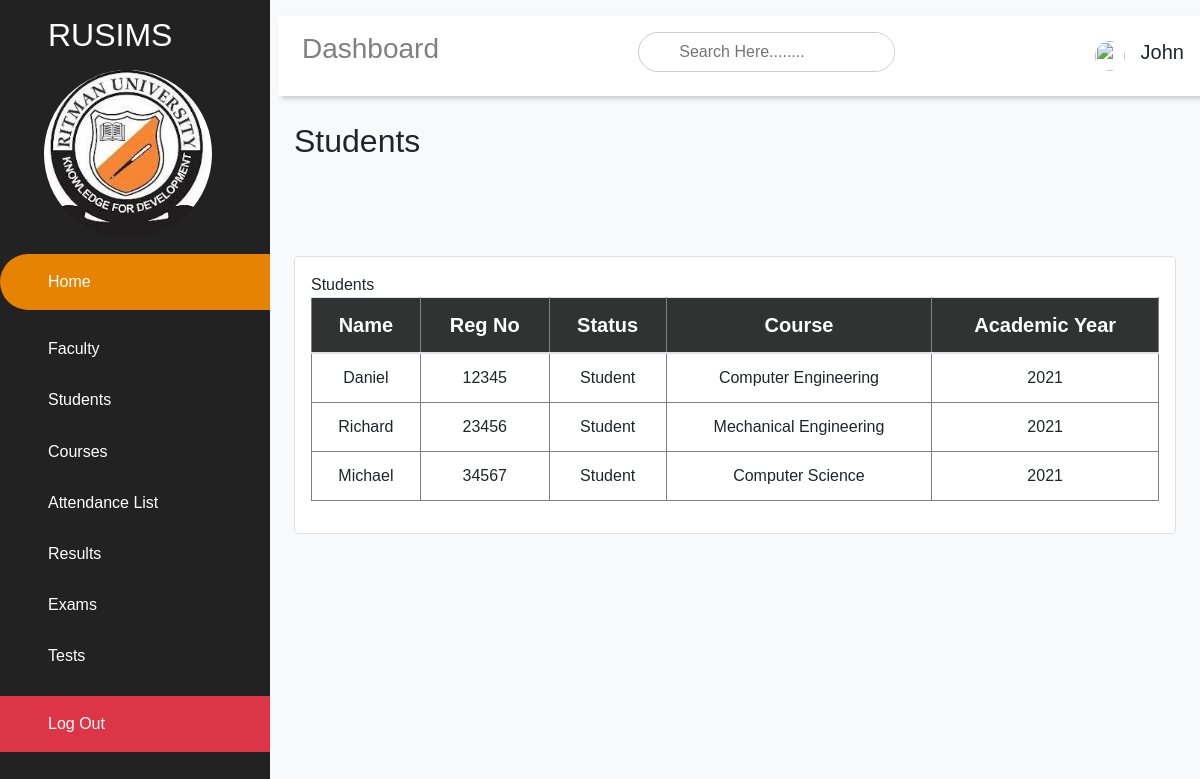
/students/students (signed in), run on the app's committed database.
### tables this page shows
CREATE TABLE `students_profile` (
  `id` int(30) NOT NULL,
  `user_id` int(30) NOT NULL,
  `reg_no` varchar(30) NOT NULL,
  `faculty_id` varchar(30) NOT NULL,
  `department_id` varchar(30) NOT NULL,
  `level` varchar(4) DEFAULT NULL,
  `paid_fees` varchar(30) NOT NULL DEFAULT 'true',
  `paid_hostel_fees` varchar(30) NOT NULL DEFAULT 'false',
  `gpa` varchar(30) NOT NULL,
  `created_at` timestamp NULL DEFAULT CURRENT_TIMESTAMP,
  `updated_at` timestamp NOT NULL DEFAULT CURRENT_TIMESTAMP ON UPDATE CURRENT_TIMESTAMP
);

CREATE TABLE `students` (
  `id` int(30) NOT NULL,
  `user_id` int(30) NOT NULL,
  `regNo` varchar(30) NOT NULL,
  `name` varchar(100) NOT NULL,
  `created_at` timestamp NOT NULL DEFAULT CURRENT_TIMESTAMP,
  `updated_at` timestamp NOT NULL DEFAULT CURRENT_TIMESTAMP ON UPDATE CURRENT_TIMESTAMP
);

CREATE TABLE `departments` (
  `id` int(30) NOT NULL,
  `faculty_id` int(30) NOT NULL,
  `name` varchar(30) NOT NULL,
  `description` varchar(200) NOT NULL,
  `created_at` timestamp NOT NULL DEFAULT CURRENT_TIMESTAMP,
  `updated_at` timestamp NOT NULL DEFAULT CURRENT_TIMESTAMP ON UPDATE CURRENT_TIMESTAMP
);

### app/libraries/Core.php (called while the page is built, shortened)
<?php
class Core
{
    protected $currentMethod = 'index';
    public function __construct()
    {
        $url = $this->geturl();
        if (file_exists('../app/controllers/' . ucwords($url[0]) . '.php')) {
            unset($url[0]);
        }
        $this->currentController = new $this->currentController;
        if (isset($url[1])) {
            if (method_exists($this->currentController, $url[1])) {
                $this->currentMethod=$url[1];
                unset($url[1]);
            }
        }
        $this->params=$url ? array_values($url):[];
         call_user_func_array([$this->currentController,
         $this->currentMethod], $this->params);
    }
    public function geturl()
    {
        if (isset($_GET['url'])) {
            $url = rtrim($_GET['url'], '/');
            $url = filter_var($url, FILTER_SANITIZE_URL);
            $url = explode('/', $url);
            return $url;
        }
    }
}

### public/index.php (called while the page is built, shortened)
<?php
$init  = new Core;
?>

### app/libraries/Database.php (called while the page is built, shortened)
<?php
class Database
{
    private $host = DB_HOST;
    private $user = DB_USER;
    private $pass = DB_PASS;
    private $dbname = DB_NAME;
    private $dbh;
    private $stmt;
    public function __construct()
    {
        $dsn = 'mysql:host=' . $this->host . ';dbname=' . $this->dbname;
        $options = array(
            PDO::ATTR_PERSISTENT => true,
            PDO::ATTR_ERRMODE => PDO::ERRMODE_EXCEPTION
        );
        try {
            $this->dbh = new PDO($dsn, $this->user, $this->pass, $options);
        } catch (PDOException $e) {
            $this->error = $e->getMessage();
            echo $this->error;
        }
    }
    public function query($sql)
    {
        $this->stmt = $this->dbh->prepare($sql);
    }
    public function execute()
    {
        return $this->stmt->execute();
    }
    public function resultSet()
    {
        $this->execute();
        return $this->stmt->fetchAll(PDO::FETCH_OBJ);
    }
}

### app/models/Student.php (called while the page is built, shortened)
<?php
class Student
{
    private $db;
    public function __construct()
    {
        $this->db = new Database;
    }
    public function getAllStudents($limit = null)
    {
        if (is_null($limit)) {
            $this->db->query('SELECT students.user_id, students.name, students.regNo AS reg_no, students_profile.faculty_id, students_profile.department_id, departments.name AS department
            FROM students_profile
            INNER JOIN students
            ON students_profile.user_id=students.user_id
            INNER JOIN departments
            ON departments.id=students_profile.department_id
            ');
            return $this->db->resultSet();
        } else {
        }
    }
}

### app/views/students/students.php (the view, shortened to what this page needs)
<?php require APPROOT . '/views/students/inc/header.php'; ?>
<div class="main-content">
    <?php require APPROOT . '/views/students/inc/dashnav.php'; ?>
    <link rel="stylesheet" href="<?= URLROOT ?>/css/calendar.css">
    <main>
        <h2>Students</h2>
        <div class="mt-5 pt-5">
            <div class="card">
                <div class="card-body">
                    <div class="card-title mb-0">Students</div>
                    <div class="table-responsive">
                        <table class="table text-left">
                            <thead>
                                <tr class="bg-light text-dark">
                                    <th> Name </th>
                                    <th> Reg No </th>
                                    <th> Status </th>
                                    <th> Course</th>
                                    <th> Academic Year</th>
                                </tr>
                            </thead>
                            <tbody>
                                <?php foreach ($data['students'] as $student) : ?>
                                    <tr>
                                        <td><?= $student->name ?></td>
                                        <td><?= $student->reg_no ?></td>
                                        <td>Student</td>
                                        <td><?= $student->department ?></td>
                                        <td><?= date('Y') ?></td>
                                    </tr>
                                <?php endforeach; ?>
                    </div>
                </div>
            </div>
        </div>
    </main>
</div>
<?php require APPROOT . '/views/students/inc/footer.php'; ?>

### app/controllers/Students.php (shortened to what this page needs)
<?php
class Students extends Controller
{
    public function __construct()
    {
        $this->studentModel = $this->model('Student');
    }
    public function students()
    {
        if (isset($_GET['byfaculty']) && $_GET['byfaculty'] == "true") {
            $user = $this->getProfile($_SESSION['user_id']);
            $students = $this->studentModel->getStudentsByFaculty($user->faculty_id);
            $data['students'] = $students;
            $this->view('students/students', $data);
        } else {
            $students = $this->studentModel->getAllStudents();
            $data['students'] = $students;
            $this->view('students/students', $data);
        }
    }
}

### app/libraries/Controller.php (shortened to what this page needs)
<?php
 class Controller{
     public function model($model)
     {
         return new $model();
     }
     public function view($view, $data=[])
     {
         if(file_exists('../app/views/'.$view.'.php')){
             require_once '../app/views/'.$view.'.php';
         }else{
             die('view does not exist');
         }
     }
 }

### app/views/students/inc/header.php (shortened to what this page needs)
<!DOCTYPE html>
<html>
<head>
    <link rel="stylesheet" type="text/css" href="https://maxst.icons8.com/vue-static/landings/line-awesome/1.3.0/css/line-awesome.min.css">
    <link rel="stylesheet" href="https://stackpath.bootstrapcdn.com/bootstrap/4.3.1/css/bootstrap.min.css">
    <link rel="stylesheet" href="https://stackpath.bootstrapcdn.com/font-awesome/4.7.0/css/font-awesome.min.css">
    <link rel="stylesheet" href="<?php echo URLROOT; ?>/css/bootstrap.css">
    <link rel="stylesheet" type="text/css" href="<?= URLROOT ?>/css/dashboard/dashboard.css">
    <link rel="stylesheet" href="<?php echo URLROOT; ?>/css/accordion.css">
</head>
<body class="bg-light">
    <?php require APPROOT . '/views/students/inc/sidebar.php'; ?>

### app/views/students/inc/sidebar.php
<link rel="stylesheet" type="text/css" href="<?= URLROOT ?>/css/dashboard/dashboard.css">
<div class="sidebar pb-5">
	<div class="sidebar-brand">
		<h2><span class="lab la-accusoft"></span><span>RUSIMS</span></h2>
	</div>
	<div class="col-12"><img src="<?= URLROOT; ?>/img/logo/ru_logo.jfif" alt="User Logo" height="100%" width="70%"></div>
	<div class="sidebar-menu pb-5">
		<ul>
			<li class="active">
				<a href="">
					<span class="las la-igloo"></span>
					<span>Home</span></a>
			</li>
			<li>
				<a href="<?= URLROOT ?>students/faculty">
					<span class="las la-users"></span>
					<span>Faculty</span></a>
			</li>
			<li>
				<a href="<?= URLROOT ?>students/students">
					<span class="las la-clipboard-list"></span>
					<span>Students</span></a>
			</li>
			<li>
				<a href="<?= URLROOT ?>students/courses">
					<span class="las la-shipping-bag"></span>
					<span>Courses</span></a>
			</li>
			<li>
				<a href="<?= URLROOT ?>students/attendance">
					<span class="las la-receipt"></span>
					<span>Attendance List</span></a>
			</li>
			<li>
				<a href="<?= URLROOT ?>students/result">
					<span class="las la-user-circle"></span>
					<span>Results</span></a>
			</li>
			<li>
				<a href="<?= URLROOT ?>students/exams">
					<span class="las la-user-circle"></span>
					<span>Exams</span></a>
			</li>
			<li>
				<a href="<?= URLROOT ?>students/tests">
					<span class="las la-user-circle"></span>
					<span>Tests</span></a>
			</li>
			<li class="logout bg-danger pt-3 pb-3">
				<a href="<?= URLROOT  ?>/pages/logout">
					<span class="las la-clipboard-list"></span>
					<span>Log Out</span>
				</a>
			</li>
		</ul>
	</div>
</div>

### app/views/students/inc/dashnav.php (shortened to what this page needs)
<header class="mt-3 ml-2 mr-5">
			<h3 class="text-gray">
				Dashboard
			</h3>
			<div class="search-wrapper">
				<input type="search" placeholder="Search Here........">
			</div>
			<div class="user-wrapper">
				<img src="<?= URLROOT; ?>/img/profile.png.2018-04-24.1524590440.png" width="30px" height="30px" alt="">
				<div>
					<h5><?= $_SESSION['user_name'] ?></h5>
				</div>
			</div>
		</header>

### app/views/students/inc/footer.php (shortened to what this page needs)
</body>
</html>

### public/css/dashboard/dashboard.css (style rules this page uses)
* { margin: 0; padding: 0; box-sizing: border-box; list-style-type: none; text-decoration: none; font-family: 'Popping', sans-serif; }
.sidebar { width: 270px; position: fixed; left: 0; top: 0; height: 100%; background: #222; z-index: 100%; transition: width 300ms; overflow: auto !important; }
.sidebar img { border-radius: 50%; margin-left:12%; margin-top: -20px; }
.sidebar-brand { height: 90px; padding: 1rem 0rem 1rem 2rem; color: #fff; }
.sidebar-brand span { display: inline-block; padding-right: 1rem; }
.sidebar-menu { margin-top: 1rem; }
.sidebar-menu li { width: 100%; margin-bottom: 1.7rem; padding-left: 1rem; }
.sidebar-menu a { display: block; color: white; padding-left: 1rem; }
.sidebar-menu a { display: block; color: #fff; }
.text-gray { color:gray !important; }
.active { background: rgb(230, 131, 2); padding-top: 1rem; padding-bottom: 1rem; color: #222; border-radius: 30px 0px 0px 30px; }
.sidebar-menu a span:first-child { font-size: 1rem; padding-right: 1rem; }
.main-content { transition: margin-left 300ms; margin-left: 270px; }
header { background: #fff; display: flex; justify-content: space-between; padding: 1rem 1.5rem; box-shadow: 2.5px 2.5px 5px rgba(0,0,0,0.2); position: fixed; left: 270px; width: calc(100% - 270px); top: 0; z-index: 100; transition: width 300ms; height: 10%; }
.main-content { transition: margin-left 300ms; }
.search-wrapper { border: 1px solid #ccc; border-radius: 30px; display: flex; align-items: center; overflow: hidden; height:40px; }
.search-wrapper input { height: 100%; padding: 0.5rem; border: none; outline: none; }
.user-wrapper { display: flex; align-items: center; }
.user-wrapper img { border-radius: 50%; margin-right: 1rem; }
main { margin-top: 90px; padding: 2rem 1.5rem; min-height: calc(100vh - 90px); }
main table { width: 100%; }
main table tr th { background: rgba(0,0,0,0.8); color: white; }
main table tr th, main table tr td { text-align: center; padding: 10px; border: 1px solid gray; margin: none; }
main table th { font-weight: bold; font-size: 20px; }
.card { background: #fff; border-radius: 5px; }
.card-body { padding: 1rem; }

### public/css/calendar.css (style rules this page uses)
ul { list-style-type: none; }
body { font-family: Verdana, sans-serif; }

### data on the page
students_profile: students.name "Daniel", students.regNo "12345", department.name "Computer Engineering"
students_profile: students.name "Richard", students.regNo "23456", department.name "Mechanical Engineering"
students_profile: students.name "Michael", students.regNo "34567", department.name "Computer Science"

### other printed values
$_SESSION['user_name'] "John"
